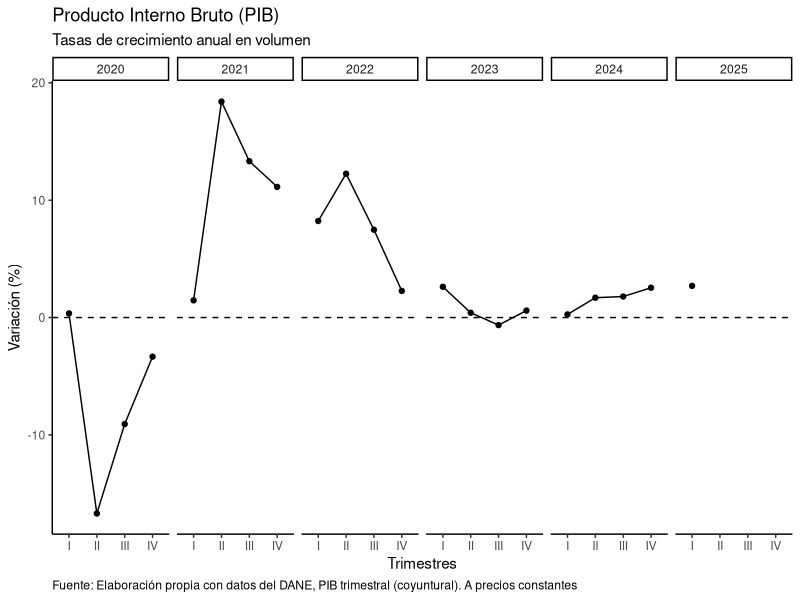
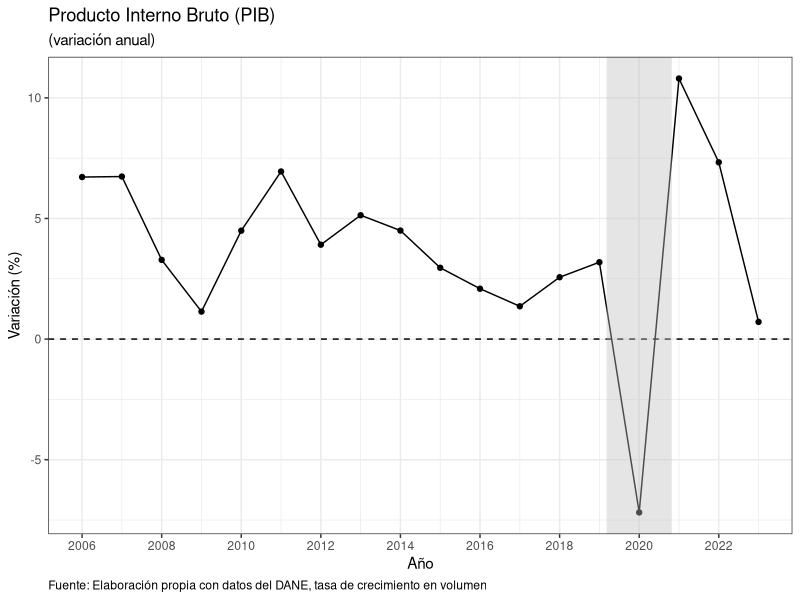

Here is the R script that generated these plots, in order:
## ---- chunk 1

library(readxl)
library(tidyverse)

## ---- chunk 2

# Original quarterly data

df1 = readxl::read_excel("anex-ProduccionConstantes-Itrim2025.xlsx",
                         sheet = "Cuadro 1",
                         range = "C45:CF62",
                         col_names = FALSE)

# Annual data

df2 = readxl::read_excel("anex-CuentasNalANuales-AgreMacroeconomicos-2023p.xlsx",
                         sheet = "Cuadro 2",
                         range = "E165:X269",
                         col_names = FALSE)

## ---- chunk 3

# Quarterly

df1[1, 1] = "Año"
df1[2, 1] = "Trimestre"

# Annual

df2[1, 1] = "Año"
df2[1, 20] = "2023"
## ---- chunk 4

# We transform all columns to character in df2

df2 = df2 |> 
  dplyr::mutate_if(is.numeric, as.character)
## ---- chunk 5

# Quarterly

df1 = df1 |>
  tidyr::pivot_longer(cols = 6:82,
                      values_to = "value") |>
  tidyr::fill(value) |>
  tidyr::pivot_wider(names_from = 1,
                     values_from = value) |>
  dplyr::select(Año:`Producto Interno Bruto`)

## ---- chunk 6

# Annual

df2 = df2 |>
  tidyr::pivot_longer(cols = 3:20,
                      values_to = "value") |>
  tidyr::pivot_wider(names_from = 1,
                     values_from = value,
                     values_fn = list) |>
  dplyr::select(Año, `Producto interno bruto`)

## ---- chunk 7

# We transform the variables to numeric in the quarterly data

df1 = df1 |>
  dplyr::mutate_at(vars(4:18), as.numeric)

## ---- chunk 8

# Please notice that some years have strings, so we need to replace them first

años = df1 |>
  dplyr::distinct(Año)

años$Año

## ---- chunk 9

# Now we transform the "string" format of years to "numeric"

df1 = df1 |>
  dplyr::mutate(
    Año =  stringr::str_remove_all(Año, "[pr]"),
    Año = as.numeric(Año))

glimpse(df1)

## ---- chunk 10

# We transform all columns to numeric in df2

df2 = df2 |>
  dplyr::mutate_at(vars(1:2), as.numeric)

df2
## ---- chunk 11

# We filter quarterly data from 2020

df1 = df1 |>
  dplyr::filter(Año >= 2020)

## ---- chunk 12

dashline = 0   # Baseline

df1 |> 
  ggplot(aes(x = Trimestre, y = `Producto Interno Bruto`, group = 1)) +
  geom_point() +
  geom_line() +
  geom_hline(yintercept = dashline, color = "black", linewidth = 0.5, linetype = 2) +
  facet_grid( . ~ Año) +
  theme_classic() +
  labs(title = "Producto Interno Bruto (PIB)",
       subtitle = "Tasas de crecimiento anual en volumen",
       x = "Trimestres",
       y = "Variación (%)",
       caption = "Fuente: Elaboración propia con datos del DANE, PIB trimestral (coyuntural). A precios constantes") +
  theme(plot.caption.position = "panel",
        plot.caption = element_text(hjust = 0))

## ---- chunk 13

dashline = 0       # Baseline
shadedarea = 2020  # Year of interest

df2 |> 
  ggplot(aes(x = Año, y = `Producto interno bruto`)) +
  geom_point() +
  geom_line() +
  geom_hline(yintercept = dashline, color = "black", linewidth = 0.5, linetype = 2) +
  geom_vline(xintercept = shadedarea, col = "grey", linewidth = 22, alpha = 0.4) +
  scale_x_continuous(breaks = seq(2006, 2024, by = 2)) +
  theme_bw() +
  labs(title = "Producto Interno Bruto (PIB)",
       subtitle = "(variación anual)",
       x = "Año",
       y = "Variación (%)",
       caption = "Fuente: Elaboración propia con datos del DANE, tasa de crecimiento en volumen") +
  theme(plot.caption.position = "panel",
        plot.caption = element_text(hjust = 0))

